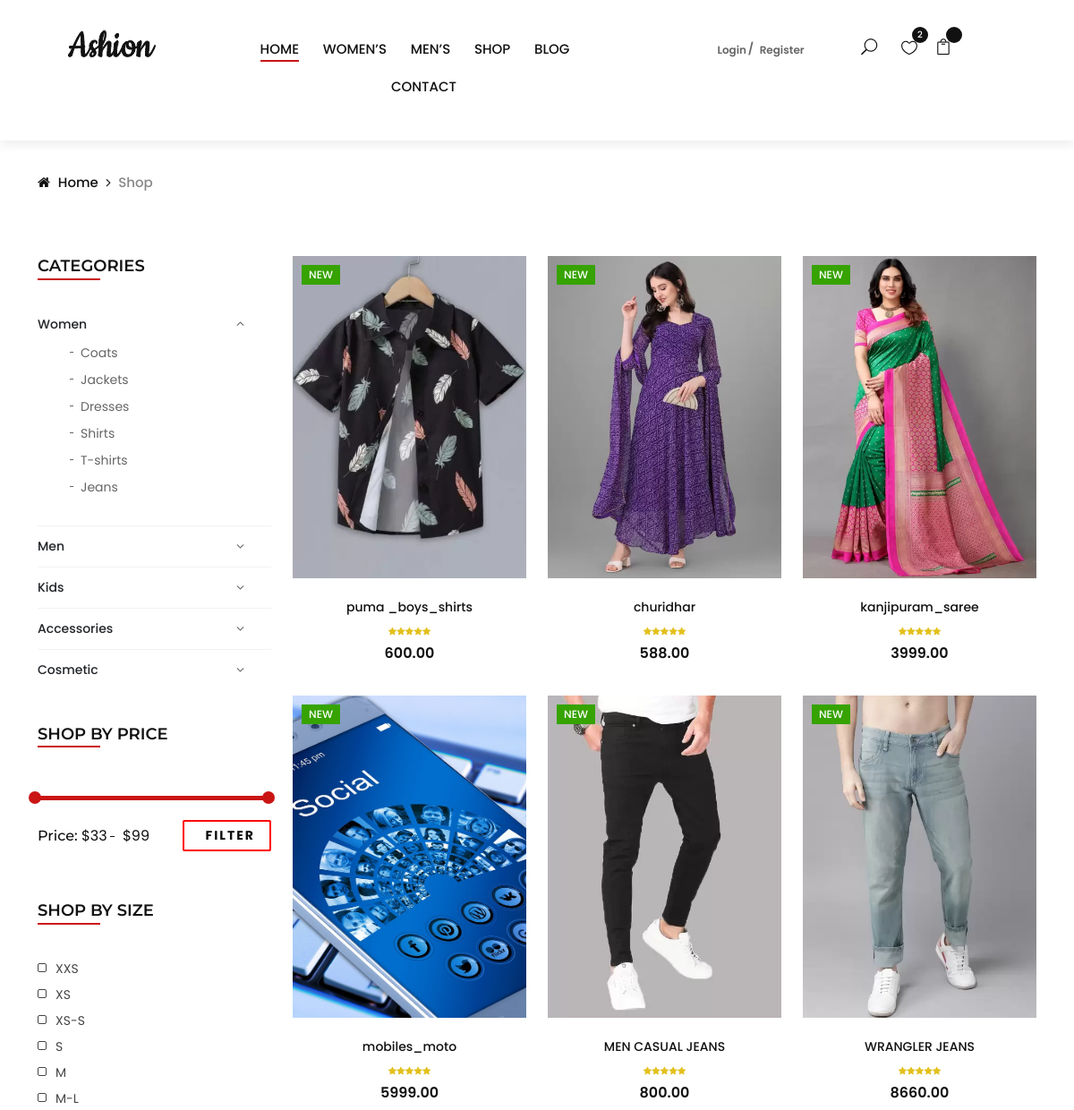
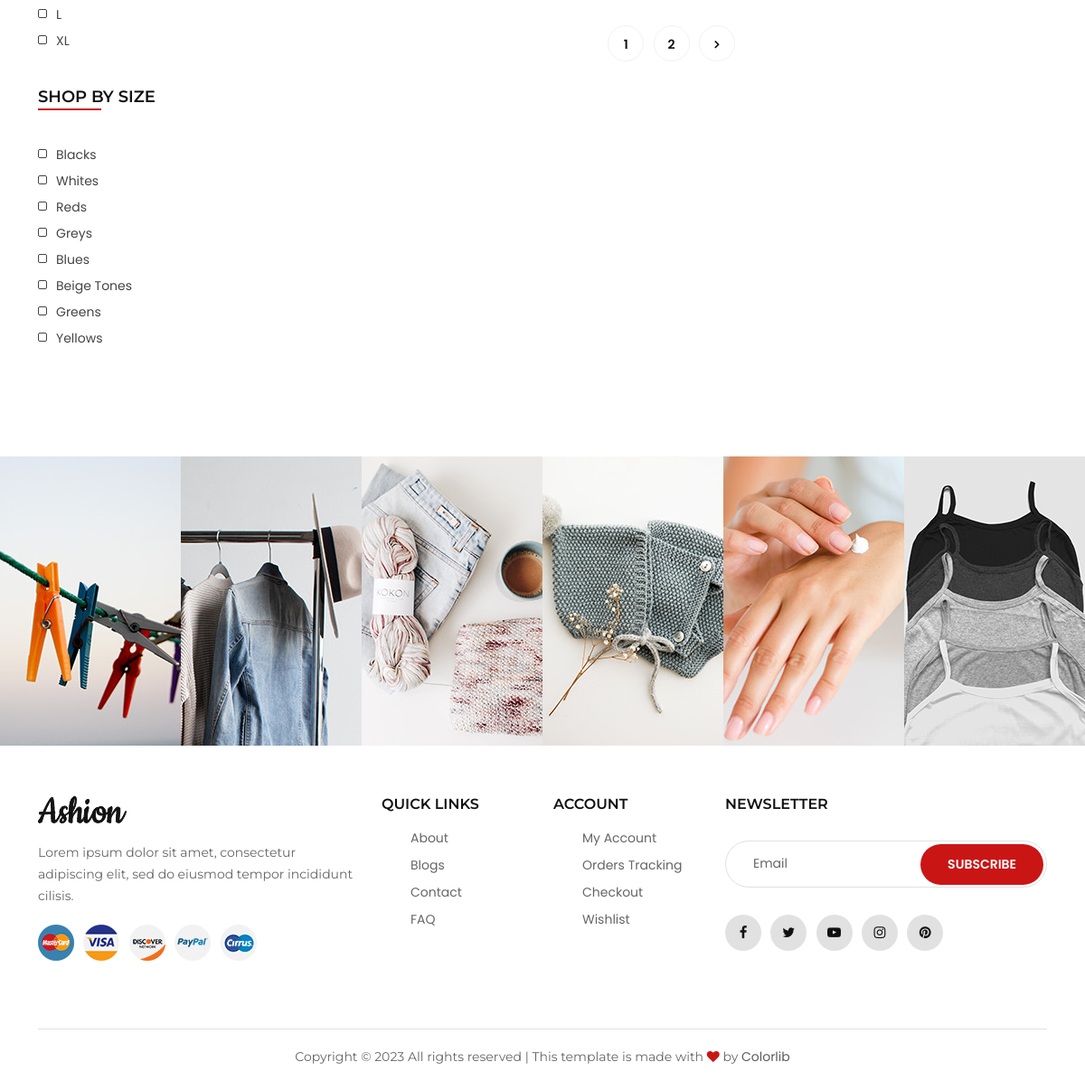
Page /all_products_page2 on the committed database (2 pictures, top to bottom).
### shop/models.py (models this page shows, shortened)
class Products(models.Model):
    name = models.CharField(max_length=250, unique=True)
    slug = models.CharField(max_length=250, unique=True)
    description = models.TextField(blank=True)
    image = models.ImageField(upload_to='shop/product-images', blank=True, null=True)
    price = models.DecimalField(max_digits=10, decimal_places=2)
    category = models.ForeignKey(Category, on_delete=models.CASCADE)
    created = models.DateTimeField(auto_now_add=True)
    updated = models.DateTimeField(auto_now=True)

### shop/views.py (the view)
# urls.py: path('all_products_page2', views.all_products_page2, name='all_products_page2'),
def all_products_page2(request):
    p = Products.objects.all()[len(Products.objects.all()) // 2:]
    return render(request, 'product_sec.html', {'p': p})

### cart/context_processors.py (called while the page is built, shortened)
def counter(request):
    item_count = 0
    return {'count': item_count}

### shop/context_processors.py (called while the page is built)
def menu_links(request):
    g = Gender.objects.all()
    c = Category.objects.all()
    return {'links': c, 'gender': g}

### templates/product_sec.html (shortened to what this page needs)
{% extends 'base.html' %}
{% load static %}
{% block content %}
<div class="breadcrumb-option">
    <div class="container">
        <div class="row">
            <div class="col-lg-12">
                <div class="breadcrumb__links">
                    <a href="./index.html"><i class="fa fa-home"></i> Home</a>
                    <span>Shop</span>
                </div>
            </div>
        </div>
    </div>
</div>
<section class="shop spad">
    <div class="container">
        <div class="row">
            <div class="col-lg-3 col-md-3">
                <div class="shop__sidebar">
                    <div class="sidebar__categories">
                        <div class="section-title">
                            <h4>Categories</h4>
                        </div>
                        <div class="categories__accordion">
                            <div class="accordion" id="accordionExample">
                                <div class="card">
                                    <div class="card-heading active">
                                        <a data-toggle="collapse" data-target="#collapseOne">Women</a>
                                    </div>
                                    <div id="collapseOne" class="collapse show" data-parent="#accordionExample">
                                        <div class="card-body">
                                            <ul>
                                                <li><a href="#">Coats</a></li>
                                                <li><a href="#">Jackets</a></li>
                                                <li><a href="#">Dresses</a></li>
                                                <li><a href="#">Shirts</a></li>
                                                <li><a href="#">T-shirts</a></li>
                                                <li><a href="#">Jeans</a></li>
                                            </ul>
                                        </div>
                                    </div>
                                </div>
                                <div class="card">
                                    <div class="card-heading">
                                        <a data-toggle="collapse" data-target="#collapseTwo">Men</a>
                                    </div>
                                </div>
                                <div class="card">
                                    <div class="card-heading">
                                        <a data-toggle="collapse" data-target="#collapseThree">Kids</a>
                                    </div>
                                </div>
                                <div class="card">
                                    <div class="card-heading">
                                        <a data-toggle="collapse" data-target="#collapseFour">Accessories</a>
                                    </div>
                                </div>
                                <div class="card">
                                    <div class="card-heading">
                                        <a data-toggle="collapse" data-target="#collapseFive">Cosmetic</a>
                                    </div>
                                </div>
                            </div>
                        </div>
                    </div>
                    <div class="sidebar__filter">
                        <div class="section-title">
                            <h4>Shop by price</h4>
                        </div>
                        <div class="filter-range-wrap">
                            <div class="price-range ui-slider ui-corner-all ui-slider-horizontal ui-widget ui-widget-content"
                                 data-min="33" data-max="99"></div>
                            <div class="range-slider">
                                <div class="price-input">
                                    <p>Price:</p>
                                    <input type="text" id="minamount">
                                    <input type="text" id="maxamount">
                                </div>
                            </div>
                        </div>
                        <a href="#">Filter</a>
                    </div>
                    <div class="sidebar__sizes">
                        <div class="section-title">
                            <h4>Shop by size</h4>
                        </div>
                        <div class="size__list">
                            <label for="xxs">
                                xxs
                                <span class="checkmark"></span>
                            </label>
                            <label for="xs">
                                xs
                                <span class="checkmark"></span>
                            </label>
                            <label for="xss">
                                xs-s
                                <span class="checkmark"></span>
                            </label>
                            <label for="s">
                                s
                                <span class="checkmark"></span>
                            </label>
                            <label for="m">
                                m
                                <span class="checkmark"></span>
                            </label>
                            <label for="ml">
                                m-l
                                <span class="checkmark"></span>
                            </label>
                            <label for="l">
                                l
                                <span class="checkmark"></span>
                            </label>
                            <label for="xl">
                                xl
                                <span class="checkmark"></span>
                            </label>
                        </div>
                    </div>
                    <div class="sidebar__color">
                        <div class="section-title">
                            <h4>Shop by size</h4>
                        </div>
                        <div class="size__list color__list">
                            <label for="black">
                                Blacks
                                <span class="checkmark"></span>
                            </label>
                            <label for="whites">
                                Whites
                                <span class="checkmark"></span>
                            </label>
                            <label for="reds">
                                Reds
                                <span class="checkmark"></span>
                            </label>
                            <label for="greys">
                                Greys
                                <span class="checkmark"></span>
                            </label>
                            <label for="blues">
                                Blues
                                <span class="checkmark"></span>
                            </label>
                            <label for="beige">
                                Beige Tones
                                <span class="checkmark"></span>
                            </label>
                            <label for="greens">
                                Greens
                                <span class="checkmark"></span>
                            </label>
                            <label for="yellows">
                                Yellows
                                <span class="checkmark"></span>
                            </label>
                        </div>
                    </div>
                </div>
            </div>
            <div class="col-lg-9 col-md-9">
                <div class="row">
                    {% for i in p %}
                    <div class="col-lg-4 col-md-6">
                        <div class="product__item">
                            <div class="product__item__pic set-bg" data-setbg="{{i.image.url}}">
                                <div class="label new">New</div>
                                <ul class="product__hover">
                                </ul>
                            </div>
                            <div class="product__item__text">
                                <h6><a href="#">{{i.name}}</a></h6>
                                <div class="rating">
                                    <i class="fa fa-star"></i>
                                    <i class="fa fa-star"></i>
                                    <i class="fa fa-star"></i>
                                    <i class="fa fa-star"></i>
                                    <i class="fa fa-star"></i>
                                </div>
                                <div class="product__price">{{i.price}}</div>
                            </div>
                        </div>
                    </div>
                    {% endfor %}
                    <div class="col-lg-12 text-center">
                        <div class="pagination__option">
                            <a href="{% url 'shop:allproducts' %}">1</a>
                            <a href="{% url 'shop:all_products_page2' %}">2</a>
                            <a href=""><i class="fa fa-angle-right"></i></a>
                        </div>
                    </div>
                </div>
            </div>
        </div>
    </div>
</section>
<div class="instagram">
    <div class="container-fluid">
        <div class="row">
            <div class="col-lg-2 col-md-4 col-sm-4 p-0">
                <div class="instagram__item set-bg" data-setbg="{% static 'img/instagram/insta-1.jpg' %}">
                </div>
            </div>
            <div class="col-lg-2 col-md-4 col-sm-4 p-0">
                <div class="instagram__item set-bg" data-setbg="{% static 'img/instagram/insta-2.jpg' %}">
                </div>
            </div>
            <div class="col-lg-2 col-md-4 col-sm-4 p-0">
                <div class="instagram__item set-bg" data-setbg="{% static 'img/instagram/insta-3.jpg' %}">
                </div>
            </div>
            <div class="col-lg-2 col-md-4 col-sm-4 p-0">
                <div class="instagram__item set-bg" data-setbg="{% static 'img/instagram/insta-4.jpg' %}">
                </div>
            </div>
            <div class="col-lg-2 col-md-4 col-sm-4 p-0">
                <div class="instagram__item set-bg" data-setbg="{% static 'img/instagram/insta-5.jpg' %}">
                </div>
            </div>
            <div class="col-lg-2 col-md-4 col-sm-4 p-0">
                <div class="instagram__item set-bg" data-setbg="{% static 'img/instagram/insta-6.jpg' %}">
                </div>
            </div>
        </div>
    </div>
</div>
{% endblock %}

### static/css/signup-style.css (style rules this page uses)
* { margin: 0; padding: 0; box-sizing: border-box; font-family: 'Poppins', sans-serif; }

### templates/base.html (style rules this page uses)
a { text-decoration: none; }

### rows in the picture
Products: shows a picture, name "puma _boys_shirts", price "600.00"
Products: shows a picture, name "churidhar", price "588.00"
Products: shows a picture, name "kanjipuram_saree", price "3999.00"
Products: shows a picture, name "mobiles_moto", price "5999.00"
Products: shows a picture, name "MEN CASUAL JEANS", price "800.00"
Products: shows a picture, name "WRANGLER JEANS", price "8660.00"
